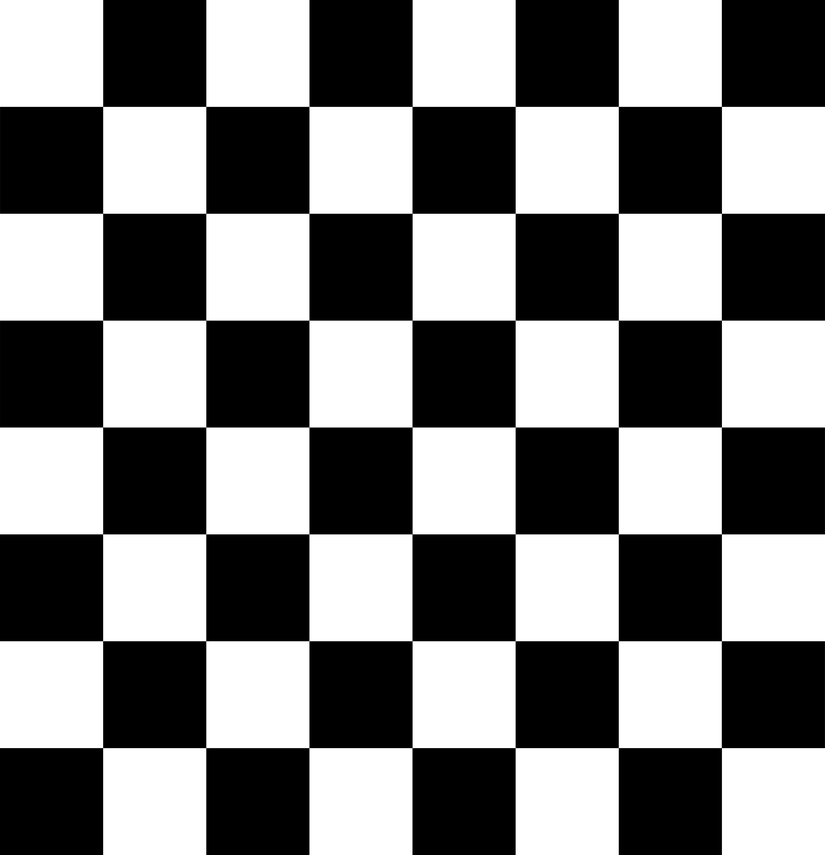
#> input picture 06-Geometric transformations and image features/images/chessboard.png, 825 x 855 px, shrunk from 3595 x 3723 before the run
$ jupyter execute 06-Harris-Corner-Detector.ipynb
#> lines starting #> are read from the running program, lines starting #| are printed output that depends on the picture
## Importing Libraries

[cell 1]
import cv2
import numpy as np
import matplotlib.pyplot as plt

## Example 1

### 1- Loading Image

[cell 2]
img = cv2.imread('images/chessboard.png')
#> img is the input picture: shape (855, 825, 3); min 0, max 255, mean 127.5
gray = cv2.cvtColor(img,cv2.COLOR_BGR2GRAY)
gray = np.float32(gray)

### 2- Finding Corners

[cell 3]
dst = cv2.cornerHarris(gray,2,3,0.04)
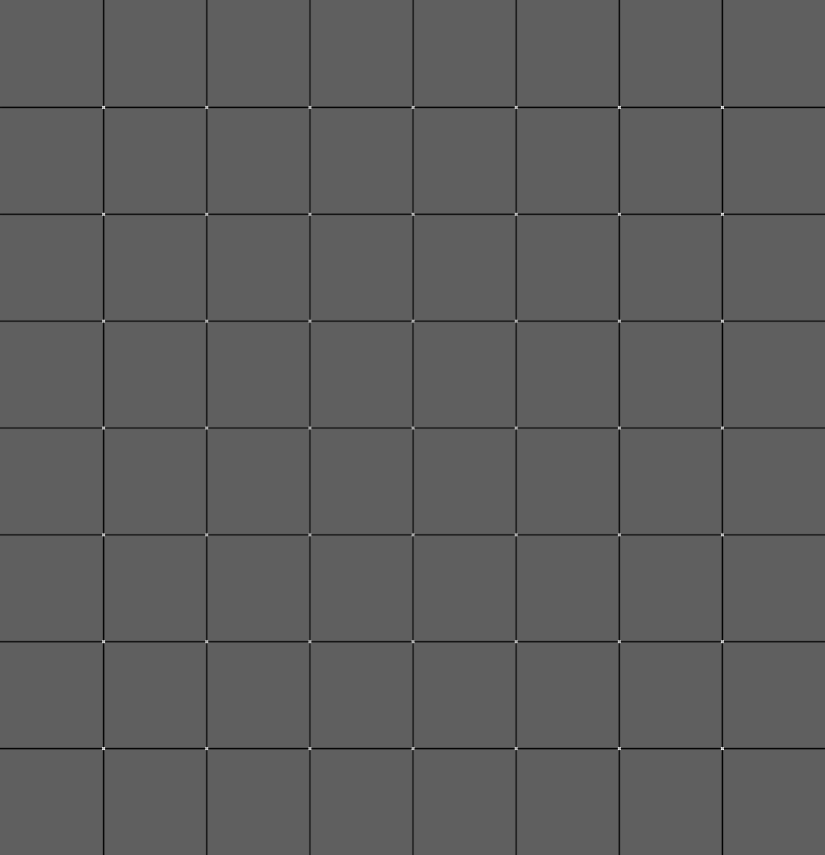
#> dst: shape (855, 825) float32; min -127592832, max 213834368, mean -2464605.5; drawn with min black and max white

#result is dilated for marking the corners, not important
dst = cv2.dilate(dst,None, iterations=45)
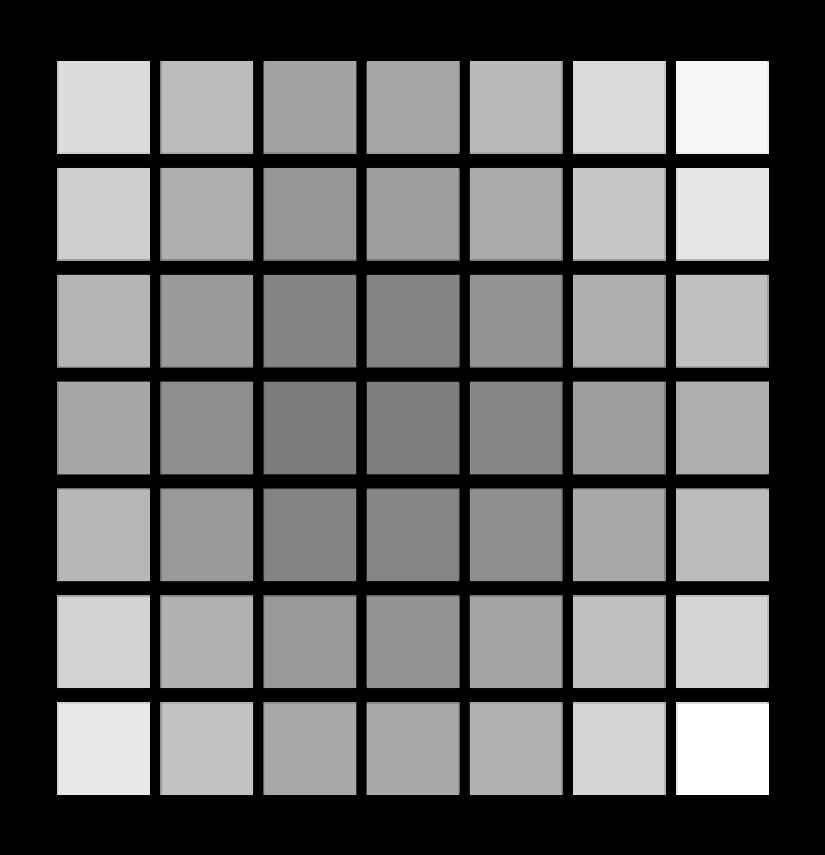
#> dst: shape (855, 825) float32; min 0, max 213834368, mean 87921048; drawn with min black and max white

# Threshold for an optimal value, it may vary depending on the image.
img[dst>0.01*dst.max()]=[255,0,0]
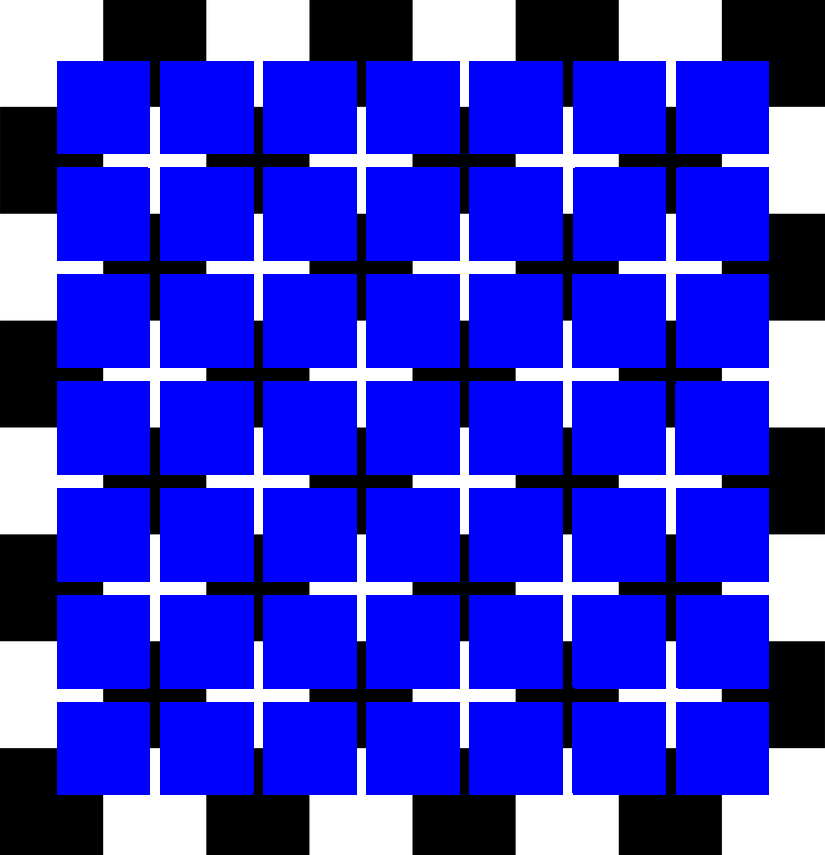
#> img: shape (855, 825, 3); mean B, G, R 205.3, 49.7, 49.7

plt.imshow(img, cmap='gray')

[cell 4]
plt.imshow(dst, cmap='gray')

## Example 2

### 1- Loading Image

[cell 5]
img = cv2.imread('images/blox.jpg')
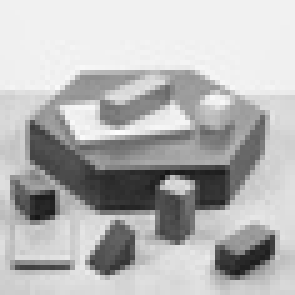
#> input picture 06-Geometric transformations and image features/images/blox.jpg, 59 x 59 px, shrunk from 256 x 256 before the run (shown 5 times larger)
#> img is the input picture: shape (59, 59, 3); min 23, max 254, mean 182.8
gray = cv2.cvtColor(img,cv2.COLOR_BGR2GRAY)
#> gray: shape (59, 59)
gray = np.float32(gray)

### 2- Finding Corners

[cell 6]
dst = cv2.cornerHarris(gray,2,3,0.04)
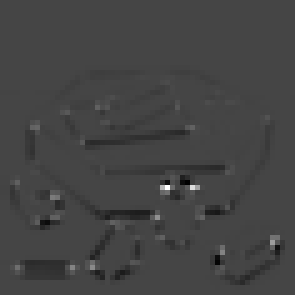
#> dst: shape (59, 59) float32 (shown 5 times larger); min -21574412, max 58115048, mean -361186.2; drawn with min black and max white

#result is dilated for marking the corners, not important
dst = cv2.dilate(dst,None, iterations=1)
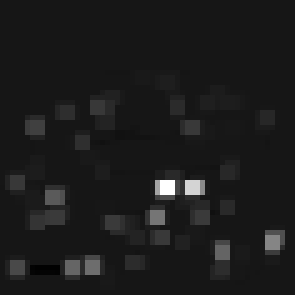
#> dst: shape (59, 59) float32 (shown 5 times larger); min -5597656, max 58115048, mean 1410838.4; drawn with min black and max white

# Threshold for an optimal value, it may vary depending on the image.
img[dst>0.01*dst.max()]=[0,0,255]
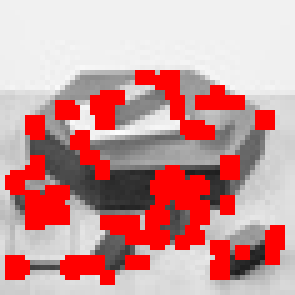
#> img: shape (59, 59, 3) (shown 5 times larger); mean B, G, R 152.3, 152.3, 205.5

plt.imshow(img[...,::-1])
